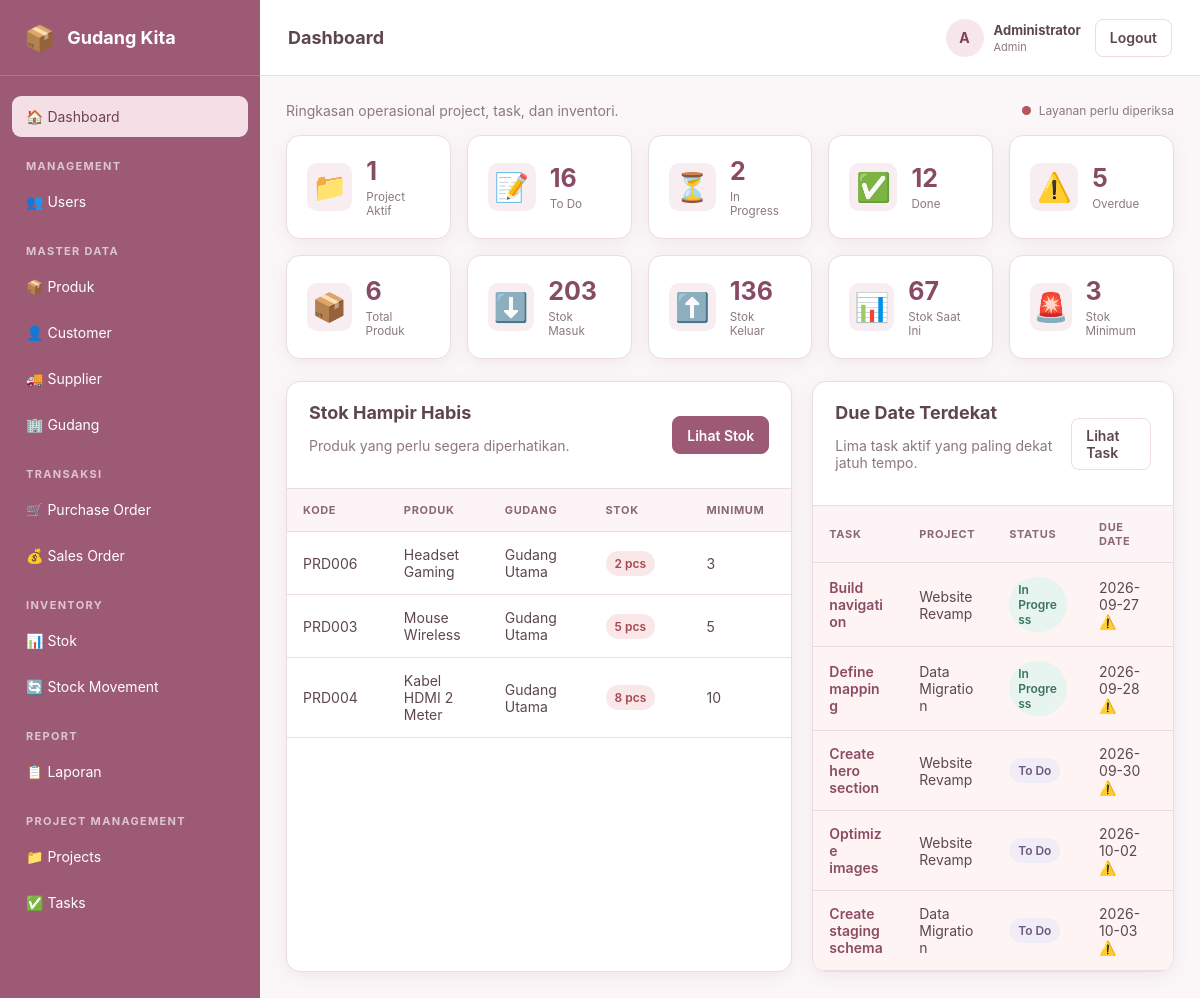
Page /?page=dashboard (signed in) on the committed database.
### tables this page shows
CREATE TABLE stocks (
 id INT UNSIGNED AUTO_INCREMENT PRIMARY KEY,
 product_id INT UNSIGNED NOT NULL,
 warehouse_id INT UNSIGNED NOT NULL,
 stock_in DECIMAL(15,2) NOT NULL DEFAULT 0,
 stock_out DECIMAL(15,2) NOT NULL DEFAULT 0,
 current_stock DECIMAL(15,2) NOT NULL DEFAULT 0,
 updated_at TIMESTAMP NOT NULL DEFAULT CURRENT_TIMESTAMP ON UPDATE CURRENT_TIMESTAMP,
 UNIQUE KEY uq_stock_product_warehouse(product_id,warehouse_id),
 CONSTRAINT chk_stocks_non_negative CHECK(current_stock >= 0),
 CONSTRAINT fk_stock_product FOREIGN KEY(product_id) REFERENCES products(id) ON UPDATE CASCADE ON DELETE RESTRICT,
 CONSTRAINT fk_stock_warehouse FOREIGN KEY(warehouse_id) REFERENCES warehouses(id) ON UPDATE CASCADE ON DELETE RESTRICT
);

CREATE TABLE products (
 id INT UNSIGNED AUTO_INCREMENT PRIMARY KEY,
 code VARCHAR(40) NOT NULL UNIQUE,
 name VARCHAR(150) NOT NULL,
 category VARCHAR(100) NULL,
 unit VARCHAR(30) NOT NULL DEFAULT 'pcs',
 purchase_price DECIMAL(15,2) NOT NULL DEFAULT 0,
 selling_price DECIMAL(15,2) NOT NULL DEFAULT 0,
 minimum_stock DECIMAL(15,2) NOT NULL DEFAULT 0,
 status ENUM('Active','Inactive') NOT NULL DEFAULT 'Active',
 created_at TIMESTAMP NOT NULL DEFAULT CURRENT_TIMESTAMP,
 updated_at TIMESTAMP NOT NULL DEFAULT CURRENT_TIMESTAMP ON UPDATE CURRENT_TIMESTAMP,
 INDEX idx_products_name(name), INDEX idx_products_status(status)
);

CREATE TABLE warehouses (
 id INT UNSIGNED AUTO_INCREMENT PRIMARY KEY,
 code VARCHAR(40) NOT NULL UNIQUE,
 name VARCHAR(150) NOT NULL,
 address TEXT NULL,
 phone VARCHAR(40) NULL,
 status ENUM('Active','Inactive') NOT NULL DEFAULT 'Active',
 created_at TIMESTAMP NOT NULL DEFAULT CURRENT_TIMESTAMP,
 INDEX idx_warehouses_name(name)
);

CREATE TABLE tasks (
 id INT UNSIGNED AUTO_INCREMENT PRIMARY KEY,
 project_id INT UNSIGNED NOT NULL,
 title VARCHAR(180) NOT NULL,
 description TEXT NOT NULL,
 assignee_id INT UNSIGNED NOT NULL,
 status ENUM('To Do','In Progress','Done') NOT NULL DEFAULT 'To Do',
 priority ENUM('Low','Medium','High') NOT NULL DEFAULT 'Medium',
 due_date DATE NOT NULL,
 created_at TIMESTAMP NOT NULL DEFAULT CURRENT_TIMESTAMP,
 updated_at TIMESTAMP NOT NULL DEFAULT CURRENT_TIMESTAMP ON UPDATE CURRENT_TIMESTAMP,
 INDEX idx_tasks_project(project_id), INDEX idx_tasks_assignee_status(assignee_id,status), INDEX idx_tasks_due_status(due_date,status),
 CONSTRAINT fk_tasks_project FOREIGN KEY(project_id) REFERENCES projects(id) ON UPDATE CASCADE ON DELETE RESTRICT,
 CONSTRAINT fk_tasks_assignee FOREIGN KEY(assignee_id) REFERENCES users(id) ON UPDATE CASCADE ON DELETE RESTRICT
);

CREATE TABLE projects (
 id INT UNSIGNED AUTO_INCREMENT PRIMARY KEY,
 name VARCHAR(150) NOT NULL,
 description TEXT NOT NULL,
 status ENUM('Planning','Active','Completed','Archived') NOT NULL DEFAULT 'Planning',
 start_date DATE NOT NULL,
 target_date DATE NOT NULL,
 created_at TIMESTAMP NOT NULL DEFAULT CURRENT_TIMESTAMP,
 updated_at TIMESTAMP NOT NULL DEFAULT CURRENT_TIMESTAMP ON UPDATE CURRENT_TIMESTAMP,
 INDEX idx_projects_status(status), INDEX idx_projects_target(target_date),
 CONSTRAINT chk_project_dates CHECK(target_date >= start_date)
);

### app/Controller/BaseController.php (called while the page is built, shortened)
<?php
abstract class BaseController {
 protected function view(string $view,array $data=[]): void { $data['currentUser']=Auth::user();$data['csrfField']=CsrfToken::field();$data['pageTitle']=$data['pageTitle']??'Project Activity';extract($data,EXTR_SKIP);include BASE_PATH.'/views/layouts/app.php'; }
}

### app/Controller/DashboardController.php (called while the page is built, shortened)
<?php
final class DashboardController extends BaseController {
 public function index(): void {
  $isAdmin=in_array(Auth::role(),['Admin','WarehouseStaff'],true);$member=$isAdmin?null:Auth::id();$r=new DashboardRepository($this->pdo);$inv=new InventoryRepository($this->pdo);
  $this->view('dashboard/index',['pageTitle'=>'Dashboard','summary'=>$r->summary($member),'nearest'=>$r->nearest($member),'isAdmin'=>$isAdmin,'inventory'=>$isAdmin?$inv->summary():[],'lowStock'=>$isAdmin?$inv->lowStock():[]]);
 }
}

### public/index.php (called while the page is built, shortened)
<?php
$config=require BASE_PATH.'/config/app.php';date_default_timezone_set($config['timezone']);
require BASE_PATH.'/config/database.php';
try{$c=new $map[$page]($pdo);
 $c->index();
}catch(Throwable $e){\App\Support\Logger::error($e);http_response_code(500);require BASE_PATH.'/views/500.php';}

### app/Support/helpers.php (called while the page is built, shortened)
<?php
function e(mixed $v): string { return htmlspecialchars((string)$v, ENT_QUOTES, 'UTF-8'); }

### app/Security/Auth.php (called while the page is built, shortened)
<?php
final class Auth {
 public static function role(): string { return (string)($_SESSION['role']??''); }
}

### app/Repository/InventoryRepository.php (called while the page is built, shortened)
<?php
final class InventoryRepository {
 public function lowStock():array{return $this->pdo->query("SELECT s.*,p.code product_code,p.name product_name,p.minimum_stock,p.unit,w.name warehouse_name FROM stocks s JOIN products p ON p.id=s.product_id JOIN warehouses w ON w.id=s.warehouse_id WHERE s.current_stock <= p.minimum_stock ORDER BY s.current_stock ASC,p.name LIMIT 10")->fetchAll();}
}

### app/Repository/DashboardRepository.php (called while the page is built, shortened)
<?php
final class DashboardRepository {
 public function nearest(?int $memberId=null): array { $where=$memberId!==null?' WHERE t.assignee_id=? AND t.status<>\'Done\'':' WHERE t.status<>\'Done\'';$s=$this->pdo->prepare("SELECT t.id,t.title,t.due_date,t.status,t.priority,p.name project_name,u.name assignee_name FROM tasks t JOIN projects p ON p.id=t.project_id JOIN users u ON u.id=t.assignee_id{$where} ORDER BY t.due_date ASC LIMIT 5");$s->execute($memberId!==null?[$memberId]:[]);return $s->fetchAll(); }
}

### views/dashboard/index.php (the view)
<?php
$summary = $summary ?? [];
$inventory = $inventory ?? [];
$nearest = $nearest ?? [];
$lowStock = $lowStock ?? [];
$isAdmin = $isAdmin ?? false;
function dashboardNumber($value): string { return number_format((float) ($value ?? 0), 0, ',', '.'); }
function dashboardStatusClass(string $status): string { return strtolower(str_replace(' ', '-', $status)); }
?>
<div class="dashboard-intro"><p class="muted">Ringkasan <?= $isAdmin ? 'operasional project, task, dan inventori' : 'task yang ditugaskan kepada Anda' ?>.</p><div class="service-status" aria-live="polite"><span class="service-dot is-pending" data-health-dot></span><span data-health-text>Memeriksa layanan…</span></div></div>
<div class="stats-grid">
<?php foreach ([['📁','Project Aktif',$summary['active_projects']??0],['📝','To Do',$summary['todo']??0],['⏳','In Progress',$summary['progress']??0],['✅','Done',$summary['done']??0],['⚠️','Overdue',$summary['overdue']??0]] as [$icon,$label,$value]): ?><div class="stat-card"><span class="stat-icon"><?= $icon ?></span><div><strong><?= dashboardNumber($value) ?></strong><small><?= $label ?></small></div></div><?php endforeach; ?>
<?php if ($isAdmin): foreach ([['📦','Total Produk',$inventory['products']??0],['⬇️','Stok Masuk',$inventory['stock_in']??0],['⬆️','Stok Keluar',$inventory['stock_out']??0],['📊','Stok Saat Ini',$inventory['current_stock']??0],['🚨','Stok Minimum',$inventory['low_stock']??0]] as [$icon,$label,$value]): ?><div class="stat-card"><span class="stat-icon"><?= $icon ?></span><div><strong><?= dashboardNumber($value) ?></strong><small><?= $label ?></small></div></div><?php endforeach; endif; ?>
</div>
<div class="dashboard-grid <?= $isAdmin ? '' : 'dashboard-grid-single' ?>">
<?php if ($isAdmin): ?><section class="card"><div class="card-header"><div><h2>Stok Hampir Habis</h2><p class="muted">Produk yang perlu segera diperhatikan.</p></div><a class="btn btn-primary" href="?page=stock">Lihat Stok</a></div><div class="table-wrap"><table><thead><tr><th>Kode</th><th>Produk</th><th class="desktop-only">Gudang</th><th>Stok</th><th class="desktop-only">Minimum</th></tr></thead><tbody><?php foreach ($lowStock as $row): ?><tr><td><?= e($row['product_code']??'-') ?></td><td><?= e($row['product_name']??'-') ?></td><td class="desktop-only"><?= e($row['warehouse_name']??'-') ?></td><td><span class="badge priority-high"><?= dashboardNumber($row['current_stock']??0) ?> <?= e($row['unit']??'') ?></span></td><td class="desktop-only"><?= dashboardNumber($row['minimum_stock']??0) ?></td></tr><?php endforeach; ?><?php if (!$lowStock): ?><tr><td colspan="5" class="empty">Tidak ada stok yang mendekati minimum.</td></tr><?php endif; ?></tbody></table></div></section><?php endif; ?>
<section class="card"><div class="card-header"><div><h2>Due Date Terdekat</h2><p class="muted">Lima task aktif yang paling dekat jatuh tempo.</p></div><a class="btn" href="?page=tasks">Lihat Task</a></div><div class="table-wrap"><table><thead><tr><th>Task</th><th class="desktop-only">Project</th><th>Status</th><th>Due Date</th></tr></thead><tbody><?php foreach ($nearest as $task): $isOverdue=($task['due_date']??'')<date('Y-m-d'); ?><tr class="<?= $isOverdue?'row-overdue':'' ?>"><td><a class="link" href="?page=tasks&action=view&id=<?= (int)($task['id']??0) ?>"><?= e($task['title']??'-') ?></a></td><td class="desktop-only"><?= e($task['project_name']??'-') ?></td><td><span class="badge status-<?= e(dashboardStatusClass((string)($task['status']??''))) ?>"><?= e($task['status']??'-') ?></span></td><td><?= e($task['due_date']??'-') ?><?= $isOverdue?' ⚠️':'' ?></td></tr><?php endforeach; ?><?php if (!$nearest): ?><tr><td colspan="4" class="empty">Belum ada task aktif.</td></tr><?php endif; ?></tbody></table></div></section>
</div>

### views/layouts/app.php (shortened to what this page needs)
<!doctype html>
<html lang="id">
<head>
<link rel="stylesheet" href="assets/css/style.css">
</head>
<body>
<div class="app-wrapper">
<aside class="sidebar" id="sidebar">
 <div class="brand"><span>📦</span><strong>Gudang Kita</strong></div>
 <nav>
  <a class="nav-item <?=($_GET['page']??'dashboard')==='dashboard'?'active':''?>" href="?page=dashboard">🏠 Dashboard</a>
  <?php if(($currentUser['role']??'')==='Admin'): ?><div class="nav-label">MANAGEMENT</div><a class="nav-item <?=($_GET['page']??'')==='users'?'active':''?>" href="?page=users">👥 Users</a><?php endif; ?>
  <?php if(in_array(($currentUser['role']??''),['Admin','WarehouseStaff'],true)): ?>
   <div class="nav-label">MASTER DATA</div>
   <?php foreach([['products','📦 Produk'],['customers','👤 Customer'],['suppliers','🚚 Supplier'],['warehouses','🏢 Gudang']] as [$mt,$ml]):?><a class="nav-item <?=($_GET['page']??'')==='masters'&&($_GET['type']??'')===$mt?'active':''?>" href="?page=masters&type=<?=$mt?>"><?=$ml?></a><?php endforeach;?>
   <div class="nav-label">TRANSAKSI</div>
   <a class="nav-item <?=($_GET['page']??'')==='purchase'?'active':''?>" href="?page=purchase">🛒 Purchase Order</a>
   <a class="nav-item <?=($_GET['page']??'')==='sales'?'active':''?>" href="?page=sales">💰 Sales Order</a>
   <div class="nav-label">INVENTORY</div>
   <a class="nav-item <?=($_GET['page']??'')==='stock'?'active':''?>" href="?page=stock">📊 Stok</a>
   <a class="nav-item <?=($_GET['page']??'')==='movements'?'active':''?>" href="?page=movements">🔄 Stock Movement</a>
   <?php if(($currentUser['role']??'')==='Admin'): ?><div class="nav-label">REPORT</div><a class="nav-item <?=($_GET['page']??'')==='reports'?'active':''?>" href="?page=reports">📋 Laporan</a><?php endif; ?>
  <?php endif; ?>
  <?php if(in_array(($currentUser['role']??''),['Admin','Member'],true)): ?><div class="nav-label">PROJECT MANAGEMENT</div><a class="nav-item <?=($_GET['page']??'')==='projects'?'active':''?>" href="?page=projects">📁 Projects</a><a class="nav-item <?=($_GET['page']??'')==='tasks'?'active':''?>" href="?page=tasks">✅ Tasks</a><?php endif; ?>
 </nav>
</aside>
<main class="main-content">
<header class="topbar">
 <div class="topbar-left">
  <h1><?=e($pageTitle??'')?></h1>
 </div>
 <div class="topbar-right">
  <div class="topbar-user">
   <div class="avatar"><?=e(strtoupper(substr($currentUser['name']??'U',0,1)))?></div>
   <div class="topbar-user-info">
    <strong><?=e($currentUser['name']??'')?></strong>
    <small><?=e($currentUser['role']??'')?></small>
   </div>
  </div>
  <form method="post" action="?page=logout">
   <button class="btn btn-logout-top" type="submit">Logout</button>
  </form>
 </div>
</header>
<section class="content">
<?php include BASE_PATH.'/views/'.str_replace('.','/',$view??'dashboard/index').'.php';?>
</section>
</main>
</div>
</body>
</html>

### rows in the picture
stocks: product.code "PRD006", product.name "Headset Gaming", warehouse.name "Gudang Utama", current_stock "2", product.unit "pcs", product.minimum_stock "3"
stocks: product.code "PRD003", product.name "Mouse Wireless", warehouse.name "Gudang Utama", current_stock "5", product.unit "pcs", product.minimum_stock "5"
stocks: product.code "PRD004", product.name "Kabel HDMI 2 Meter", warehouse.name "Gudang Utama", current_stock "8", product.unit "pcs", product.minimum_stock "10"
tasks: title "Build navigation", project.name "Website Revamp", status "In Progress", due_date "2026-09-27"
tasks: title "Define mapping", project.name "Data Migration", status "In Progress", due_date "2026-09-28"
tasks: title "Create hero section", project.name "Website Revamp", status "To Do", due_date "2026-09-30"
tasks: title "Optimize images", project.name "Website Revamp", status "To Do", due_date "2026-10-02"
tasks: title "Create staging schema", project.name "Data Migration", status "To Do", due_date "2026-10-03"

### other values in the picture
$ml "📦 Produk"
$ml "👤 Customer"
$ml "🚚 Supplier"
$ml "🏢 Gudang"
$pageTitle "Dashboard"
substr($currentUser['name']??'U',0,1) "A"
$currentUser['name'] "Administrator"
$currentUser['role'] "Admin"
$icon "📁"
dashboardNumber($value) "1"
$label "Project Aktif"
$icon "📝"
dashboardNumber($value) "16"
$label "To Do"
$icon "⏳"
